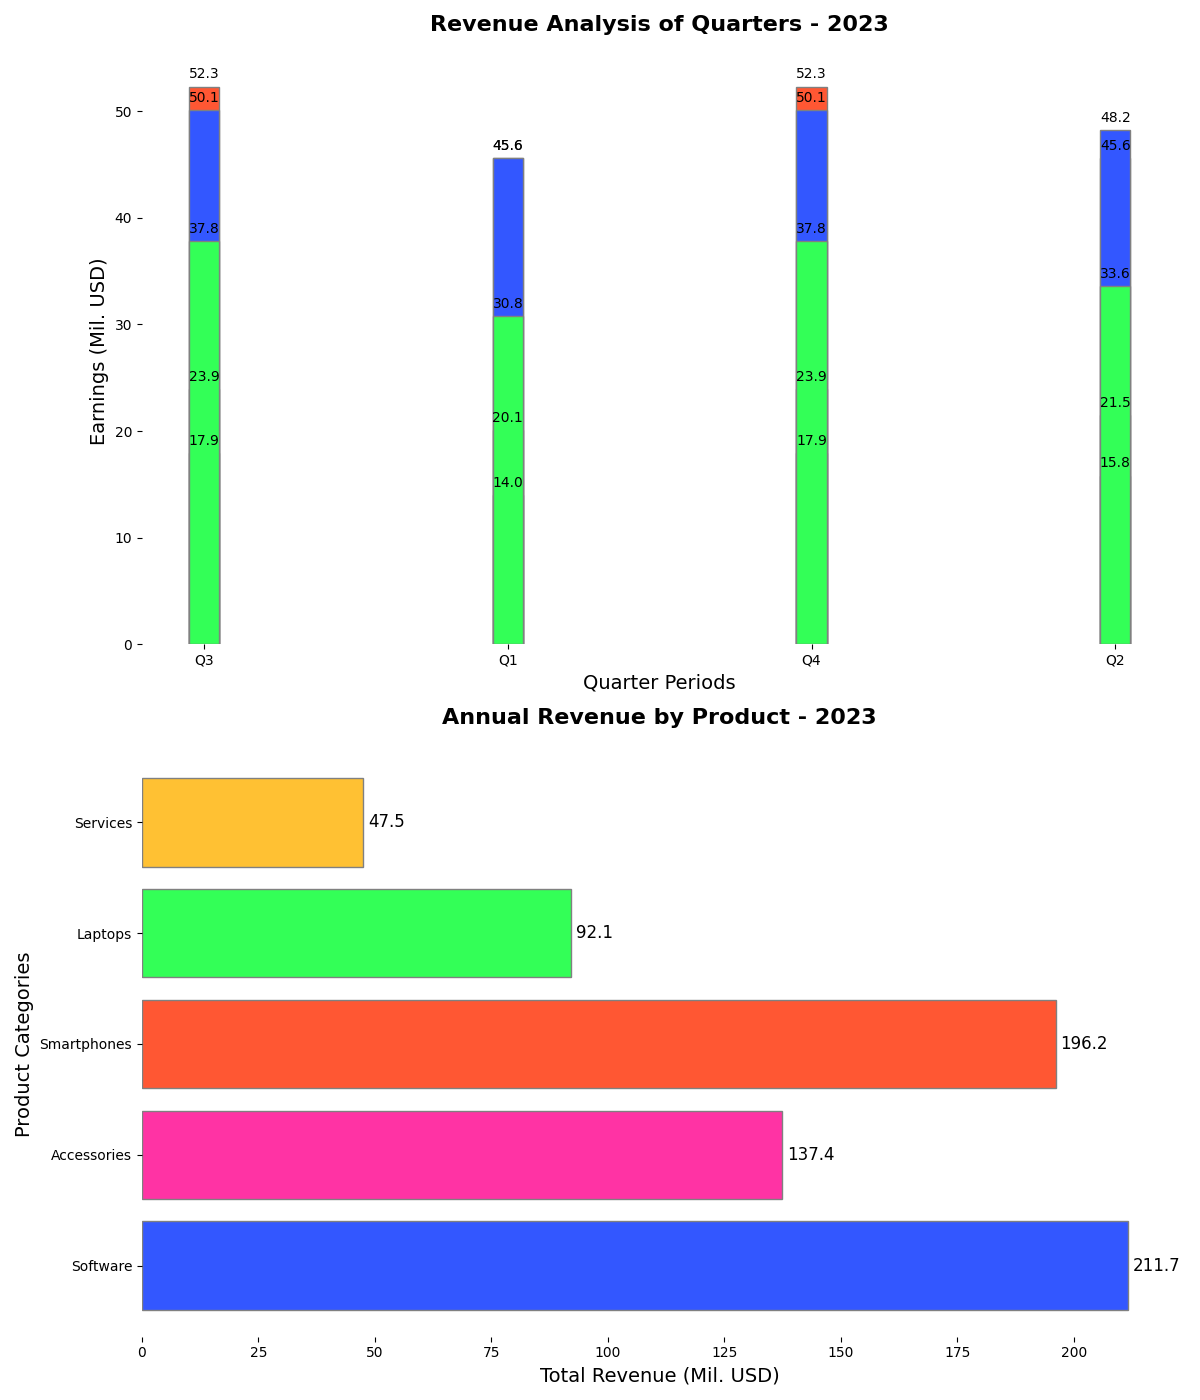

The Python source for this figure:
import matplotlib.pyplot as plt
import numpy as np

product_lines = ['Software', 'Laptops', 'Smartphones', 'Services', 'Accessories']
quarters = ['Q3', 'Q1', 'Q4', 'Q2']

revenue_data = [
    [50.1, 45.6, 52.3, 48.2],  
    [35.2, 30.8, 37.8, 33.6],  
    [11.8, 10.5, 13.2, 12.0],  
    [16.5, 14.0, 17.9, 15.8],  
    [22.4, 20.1, 23.9, 21.5] 
]

sorted_revenue_data = [
    [(2, 52.3), (0, 50.1), (4, 23.9), (3, 17.9), (1, 37.8)], 
    [(2, 45.6), (0, 45.6), (4, 20.1), (3, 14.0), (1, 30.8)],
    [(2, 52.3), (0, 50.1), (4, 23.9), (3, 17.9), (1, 37.8)],
    [(2, 45.6), (0, 48.2), (4, 21.5), (3, 15.8), (1, 33.6)]
]

colors = ['#3357FF', '#33FF57', '#FF5733', '#FF33A4', '#FFC133']

fig, axs = plt.subplots(2, 1, figsize=(12, 14))
ax1, ax2 = axs

bar_width = 0.15
bar_positions = np.arange(len(product_lines))

for quarter, data in enumerate(sorted_revenue_data):
    for i, (idx, revenue) in enumerate(data):
        ax1.bar(np.array([quarter]) * 1.5, revenue, color=colors[idx], width=bar_width, edgecolor='grey')
        ax1.text(quarter * 1.5, revenue + 0.5, f"{revenue:.1f}", ha='center', va='bottom', fontsize=10, color='black')

ax1.set_title('Revenue Analysis of Quarters - 2023', fontsize=16, fontweight='bold', pad=20)
ax1.set_xlabel('Quarter Periods', fontsize=14)
ax1.set_ylabel('Earnings (Mil. USD)', fontsize=14)
ax1.set_xticks(np.arange(len(quarters)) * 1.5)
ax1.set_xticklabels(quarters)

ax1.spines['top'].set_visible(False)
ax1.spines['right'].set_visible(False)
ax1.spines['left'].set_visible(False)
ax1.spines['bottom'].set_visible(False)

total_revenue = [211.7, 137.4, 196.2, 92.1, 47.5]
sorted_product_lines = ['Software', 'Accessories', 'Smartphones', 'Laptops', 'Services']
sorted_colors = ['#3357FF', '#FF33A4', '#FF5733', '#33FF57', '#FFC133']

ax2.barh(sorted_product_lines, total_revenue, color=sorted_colors, edgecolor='grey')

ax2.set_title('Annual Revenue by Product - 2023', fontsize=16, fontweight='bold', pad=20)
ax2.set_xlabel('Total Revenue (Mil. USD)', fontsize=14)
ax2.set_ylabel('Product Categories', fontsize=14)

for i, total in enumerate(total_revenue):
    ax2.text(total + 1, i, f"{total:.1f}", va='center', ha='left', fontsize=12, color='black')

ax2.spines['top'].set_visible(False)
ax2.spines['right'].set_visible(False)
ax2.spines['left'].set_visible(False)
ax2.spines['bottom'].set_visible(False)

plt.tight_layout()
plt.show()
